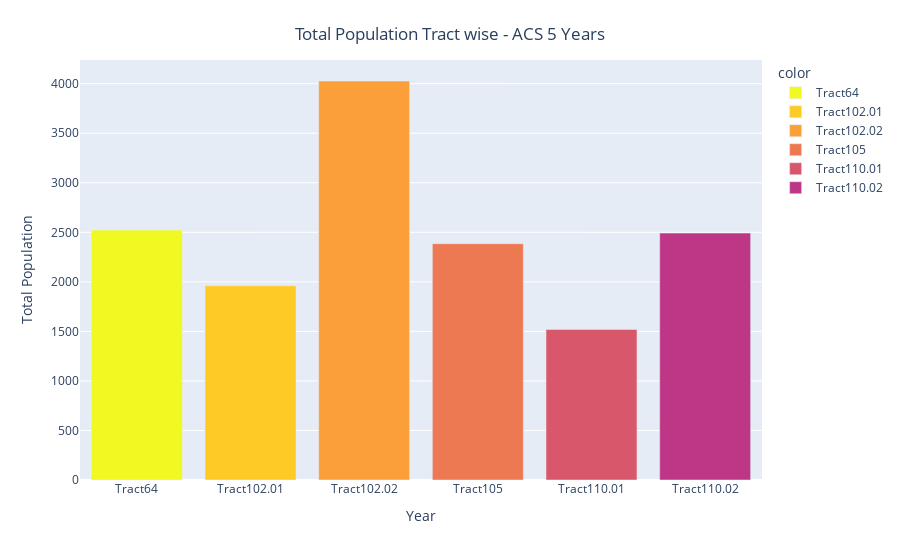

The notebook cell saved with this chart:
### Markdown cell above
# Population and Age Trends in DC Ward 6
![163730524-a-person-in-different-ages.jpg](attachment:163730524-a-person-in-different-ages.jpg)

### Code cell
import plotly.express as px

info = "Considering the total population from past 5 years the below graph is ploted, It shows that Tract 102.02 is the most populated Tract in the past 5 years"
print(info)
print("\n")

# Data for the plot
years = [
    "Tract64", 
    "Tract102.01",
    "Tract102.02",
    "Tract105",
    "Tract110.01",
    "Tract110.02"]
populations = [2522,1960,4027,2385,1519,2492]

# Create a bar plot using Plotly
fig = px.bar(x=years, y=populations, color=years, color_discrete_sequence = px.colors.sequential.Plasma_r)
#color_discrete_sequence=px.colors.qualitative.Light24

# Set the plot title and axis labels
fig.update_layout(
    title={
        'text': "Total Population Tract wise - ACS 5 Years",
        'y':0.95,
        'x':0.5,
        'xanchor': 'center',
        'yanchor': 'top'},
    xaxis_title="Year",
    yaxis_title="Total Population")

# Show the plot
fig.show()

### Figure 1 — Plotly figure (JSON) as saved in the notebook; plotly's stock layout.template omitted (floating-point values rounded to 4 significant figures)
{"data": [{"alignmentgroup": "True", "hovertemplate": "color=Tract64<br>x=%{x}<br>y=%{y}<extra></extra>", "legendgroup": "Tract64", "marker": {"color": "#f0f921", "pattern": {"shape": ""}}, "name": "Tract64", "offsetgroup": "Tract64", "orientation": "v", "showlegend": true, "textposition": "auto", "type": "bar", "x": ["Tract64"], "xaxis": "x", "y": [2522], "yaxis": "y"}, {"alignmentgroup": "True", "hovertemplate": "color=Tract102.01<br>x=%{x}<br>y=%{y}<extra></extra>", "legendgroup": "Tract102.01", "marker": {"color": "#fdca26", "pattern": {"shape": ""}}, "name": "Tract102.01", "offsetgroup": "Tract102.01", "orientation": "v", "showlegend": true, "textposition": "auto", "type": "bar", "x": ["Tract102.01"], "xaxis": "x", "y": [1960], "yaxis": "y"}, {"alignmentgroup": "True", "hovertemplate": "color=Tract102.02<br>x=%{x}<br>y=%{y}<extra></extra>", "legendgroup": "Tract102.02", "marker": {"color": "#fb9f3a", "pattern": {"shape": ""}}, "name": "Tract102.02", "offsetgroup": "Tract102.02", "orientation": "v", "showlegend": true, "textposition": "auto", "type": "bar", "x": ["Tract102.02"], "xaxis": "x", "y": [4027], "yaxis": "y"}, {"alignmentgroup": "True", "hovertemplate": "color=Tract105<br>x=%{x}<br>y=%{y}<extra></extra>", "legendgroup": "Tract105", "marker": {"color": "#ed7953", "pattern": {"shape": ""}}, "name": "Tract105", "offsetgroup": "Tract105", "orientation": "v", "showlegend": true, "textposition": "auto", "type": "bar", "x": ["Tract105"], "xaxis": "x", "y": [2385], "yaxis": "y"}, {"alignmentgroup": "True", "hovertemplate": "color=Tract110.01<br>x=%{x}<br>y=%{y}<extra></extra>", "legendgroup": "Tract110.01", "marker": {"color": "#d8576b", "pattern": {"shape": ""}}, "name": "Tract110.01", "offsetgroup": "Tract110.01", "orientation": "v", "showlegend": true, "textposition": "auto", "type": "bar", "x": ["Tract110.01"], "xaxis": "x", "y": [1519], "yaxis": "y"}, {"alignmentgroup": "True", "hovertemplate": "color=Tract110.02<br>x=%{x}<br>y=%{y}<extra></extra>", "legendgroup": "Tract110.02", "marker": {"color": "#bd3786", "pattern": {"shape": ""}}, "name": "Tract110.02", "offsetgroup": "Tract110.02", "orientation": "v", "showlegend": true, "textposition": "auto", "type": "bar", "x": ["Tract110.02"], "xaxis": "x", "y": [2492], "yaxis": "y"}], "layout": {"barmode": "relative", "legend": {"title": {"text": "color"}, "tracegroupgap": 0}, "margin": {"t": 60}, "title": {"text": "Total Population Tract wise - ACS 5 Years", "x": 0.5, "xanchor": "center", "y": 0.95, "yanchor": "top"}, "xaxis": {"anchor": "y", "domain": [0, 1], "title": {"text": "Year"}}, "yaxis": {"anchor": "x", "domain": [0, 1], "title": {"text": "Total Population"}}}}
